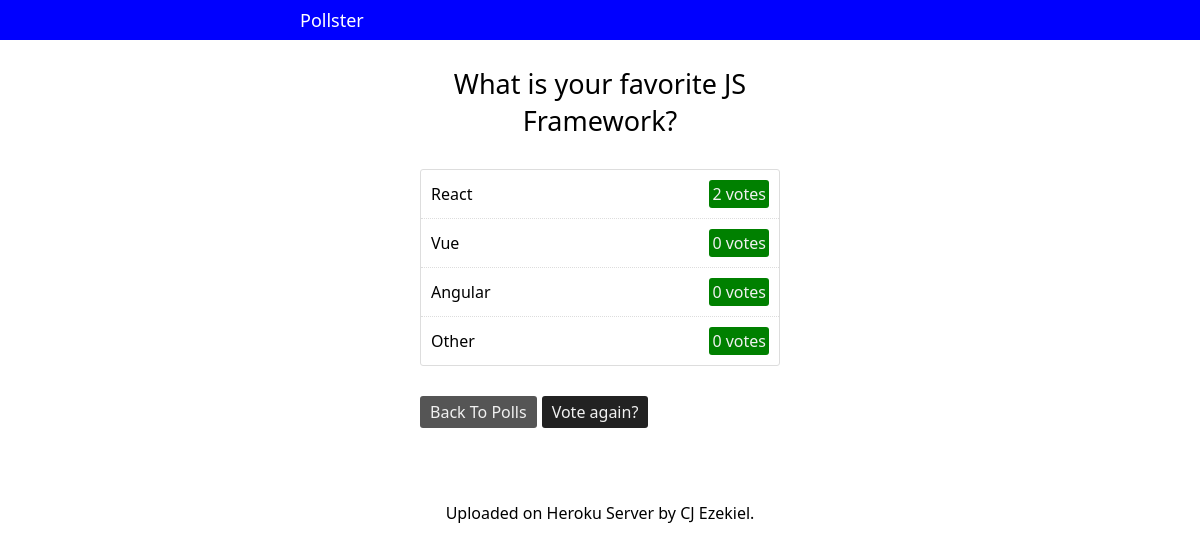
The app's page /polls/2/results/ with its own data.
### polls/models.py (models this page shows, shortened)
class Question(models.Model):
    question_text = models.CharField(max_length=200)
    pub_date = models.DateTimeField('date published')

class Choice(models.Model):
    question = models.ForeignKey(Question, on_delete=CASCADE)
    choice_text = models.CharField(max_length=200)
    votes = models.IntegerField(default=0)

### polls/views.py (the view)
# urls.py: path('<int:question_id>/results/', views.results, name='results'),
def results(request, question_id):
    question = get_object_or_404(Question, pk=question_id)
    return render(request, 'polls/results.html', {'question': question})

### templates/polls/results.html
{% extends "base.html" %}
{% block content %}
    <div class="results">
            <div class="title">
                <h3>{{ question.question_text }}</h3>
            </div>
            <div class="results-container">
            {% for choice in question.choice_set.all  %}
                <div class="dataset">
                        <div class="text">{{ choice.choice_text }}</div>
                        <div class="data">{{ choice.votes }} vote{{ choice.votes | pluralize }}</div>
                    </div>
            {% endfor %}
            </div>
            <div class="back-vote">
                <a href="{% url 'polls:index' %}">Back To Polls</a>
                <a href="{% url 'polls:detail' question.id %}">Vote again?</a>
            </div>
        </div>
{% endblock %}

### templates/base.html (shortened to what this page needs)
<!DOCTYPE html>
<html lang="en">
<head>
</head>
<body>
    <div class="body-container">
        {% include "partials/_navbar.html" %}
        {% block content %}
        {% endblock %}
    </div>
    <div class="footer">
        <p>Uploaded on Heroku Server by CJ Ezekiel.</p>
    </div>
</body>
</html>

### templates/partials/_navbar.html
<div class="header">Pollster</div>

### templates/base.html (style rules this page uses)
* { padding: 0; margin: 0; box-sizing: border-box; }
html, body { box-sizing: border-box; background-color: #fff; color: #000; font-family: 'Segoe UI', Tahoma, Geneva, Verdana, sans-serif; }
.body-container { width: 100%; height: auto; }
.header { width: 100%; background-color: blue; color: #fff; padding: 8px 25%; font-size: 18px; margin-bottom: 15px; }
.results { width: 30%; margin: auto; padding: 10px 0px; box-sizing: border-box; }
.results .title h3 { font-size: 27px; font-weight: normal; text-align: center; }
.results .results-container { width: 100%; box-sizing: border-box; border: 1px solid #ddd; border-radius: 3px; margin-top: 30px; margin-bottom: 30px; }
.results .results-container .dataset { width: 100%; box-sizing: border-box; border-bottom: 1px dotted #ddd; padding: 10px; display: flex; flex-direction: row; justify-content: space-between; align-items: center; }
.results .results-container .dataset:last-child { border-bottom: none; }
.results .results-container .dataset .data { background-color: green; color: #f1f1f1; padding: 3px; border-radius: 3px; }
.results .back-vote { display: flex; flex-direction: row; }
.results .back-vote a { text-decoration: none; background-color: #555; color: #f1f1f1; padding: 5px 10px; margin-right: 5px; border-radius: 3px; }
.results .back-vote a:last-child { background-color: #222; }
.footer p { text-align: center; margin-top: 4rem; }

### records on screen
Question: question_text "What is your favorite JS Framework?"
Choice: choice_text "React", votes "2", votes|pluralize "s"
Choice: choice_text "Vue", votes "0", votes|pluralize "s"
Choice: choice_text "Angular", votes "0", votes|pluralize "s"
Choice: choice_text "Other", votes "0", votes|pluralize "s"
